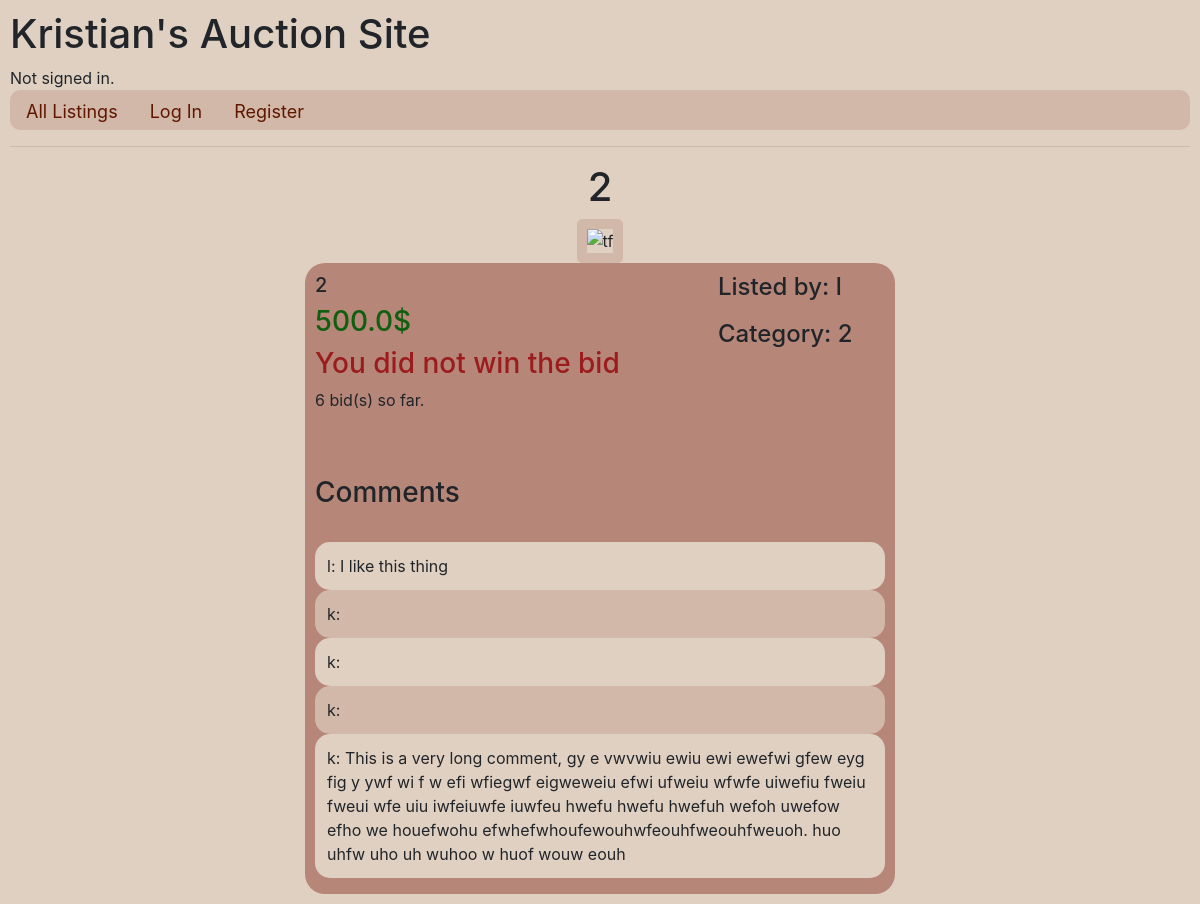
/19, run on the app's committed database.
### auctions/models.py (models this page shows, shortened)
class Listings(models.Model):
    id = models.AutoField(primary_key=True)
    name = models.CharField(max_length=50)
    closed = models.BooleanField(default=False)
    description = models.CharField(max_length=150)
    category = models.CharField(max_length=30)
    img_url = models.CharField(max_length=100000, blank=True)
    current_bid = models.FloatField(default=0.0)
    user = models.ForeignKey(User, on_delete=models.CASCADE, related_name="listings")
    num_bid = models.IntegerField(default=0)
    user_bid = models.ForeignKey(
        User,
        on_delete=models.SET_NULL,
        null=True,
        default=None,
        related_name="user_bid",
    )
    bidders = models.ManyToManyField(User, related_name="bidders_listing", blank=True)

class User(AbstractUser):
    pass

class Comments(models.Model):
    listing = models.ForeignKey(
        Listings, on_delete=models.CASCADE, related_name="comments"
    )
    comment = models.CharField(max_length=500, default="")
    user = models.ForeignKey(
        User,
        on_delete=models.SET_NULL,
        null=True,
        default=None,
        related_name="user",
    )

### auctions/views.py (the view)
# urls.py: path("<str:id>", views.listing, name="listing")
def listing(request, id, only_show=False):
    listing = ret_listing(id)
    comments = return_com(listing)
    error_msg = ""
    watchlist_Exist = False
    if request.method == "POST" and only_show == False:
        error_msg = make_bid(request, listing)
    watchlist_Exist = Watchlist.objects.filter(
        listing_id=listing.id, user_id=request.user.id
    ).exists()
    bid_status = bid_won(listing, request.user)
    print(bid_status, '-----------------------------------------------')
    return render(
        request,
        "auctions/listing.html",
        {
            "listing": listing,
            "login_user_id": request.user.id,
            "watchlisted": watchlist_Exist,
            "error_msg": error_msg,
            "comments": comments,
            "bid_won": bid_status,
        },
    )

### auctions/views.py (called while the page is built)
def bid_won(listing, user):
    if listing.num_bid == 0 or not listing.closed:
        return None
    list_user_id = listing.user_bid.id
    user_id = user.id
    closed = listing.closed
    if list_user_id == user_id and closed:
        return True
    return False

def return_com(listing):
    comments = []
    c = Comments.objects.filter(listing__id=listing.id)
    for e in c:
        comments.append({"username": e.user.username, "text": e.comment})
    return comments

def ret_listing(id):
    return Listings.objects.get(id=int(id))

### auctions/templates/auctions/listing.html (shortened to what this page needs)
{% extends "auctions/layout.html" %}
{% load static %}
{% block body %}
<div class="single_list">
    <h1>{{listing.name}}</h1>
    {%if listing.img_url %}
    <img src="{{ listing.img_url }}" alt="Listing is provided with no image"
        onerror="this.onerror=null;this.src='{% static 'auctions/noimg.jpg' %}';">
    {% else %}
    <img src="{% static 'auctions/noimg.jpg' %}" alt="tf" srcset="">
    {% endif %}
    <div class="under_img">
        <div class="over_com">
            <div class="price">
                <h5>{{ listing.description }}</h5>
                <h3>{{ listing.current_bid }}$</h3>
                {% if bid_won == True %}
                <h3 class="green">You won the bid!</h3>
                {% elif bid_won == False %}
                <h3><span class="error">You did not win the bid </span></h3>
                {% endif %}
                <p>{{listing.num_bid}} bid(s) so far.
                </p>
            </div>
            <div class="details">
                <h4>Listed by: {{ listing.user }}</h4>
                <h4>Category: {{ listing.category }}</h4>
            </div>
        </div>
        <br><br>
        <div class="comments">
            <h3>Comments</h3>
            <br>
            <table class="table">
                {% for comment in comments %}
                <tr>
                    <td class="comment">{{comment.username}}: {{comment.text}}</td>
                </tr>
                {%endfor%}
            </table>
        </div>
    </div>
</div>
{% endblock %}

### auctions/templates/auctions/layout.html (shortened to what this page needs)
{% load static %}
<!DOCTYPE html>
<html lang="en">
<head>
    <link rel="stylesheet" href="https://stackpath.bootstrapcdn.com/bootstrap/4.4.1/css/bootstrap.min.css"
>
    <link href="{% static 'auctions/styles.css' %}" rel="stylesheet">
</head>
<body>
    <h1>Kristian's Auction Site</h1>
    <div>
        {% if user.is_authenticated %}
        Signed in as <strong>{{ user.username }}</strong>.
        {% else %}
        Not signed in.
        {% endif %}
    </div>
    <ul class="nav">
        <li class="nav-item">
            <a class="nav-link" href="{% url 'index' %}">All Listings</a>
        </li>
        {% if user.is_authenticated %}
        <li class="nav-item">
            <a class="nav-link" href="{% url 'watchlist' 0 %}">Watchlist</a>
        </li>
        <li class="nav-item">
            <a class="nav-link" href="{% url 'your' %}">My Active Listings</a>
        </li>
        <li class="nav-item">
            <a class="nav-link" href="{% url 'bids' %}">My Bids</a>
        </li>
        <li class="nav-item">
            <a class="nav-link" href="{% url 'create' %}">Create Listing</a>
        </li>
        <li class="nav-item">
            <a class="nav-link" href="{% url 'logout' %}">Log Out</a>
        </li>
        {% else %}
        <li class="nav-item">
            <a class="nav-link" href="{% url 'login' %}">Log In</a>
        </li>
        <li class="nav-item">
            <a class="nav-link" href="{% url 'register' %}">Register</a>
        </li>
        {% endif %}
    </ul>
    <hr>
    {% block body %}
    {% endblock %}
</body>
</html>

### auctions/static/auctions/styles.css (style rules this page uses)
body { background-color: #E0D0C1; padding: 10px; }
.nav { background-color: #D2B8A9; border-radius: 10px; height: 40px; }
.nav-link { color: #601700; text-decoration: none; font-size: large; }
.error { color: rgb(155, 28, 28); }
.single_list { display: flex; flex-direction: column; align-items: center; }
.single_list img { max-height: 500px; width: auto; object-fit: contain; border: solid 10px #D2B8A9; border-radius: 5px; }
.under_img { background-color: #B68679; width: 50%; border-radius: 20px; display: flex; flex-direction: column; }
.over_com { display: flex; flex-direction: row; justify-content: space-between; }
.comments { margin-left: 10px; margin-right: 10px; }
.details { display: flex; flex-direction: column; gap: 10px; width: 30%; margin-top: 10px; }
.price { margin-left: 10px; margin-top: 10px; }
.price h3 { color: rgb(15, 95, 15); }
.table tr:nth-child(odd) { background-color: #E0D0C1; }
.table tr:nth-child(even) { background-color: #D2B8A9; }
.table td { border-radius: 15px; border: none; }
.comment { word-wrap: break-word; overflow-wrap: break-word; white-space: normal; max-width: 100%; }
.table { table-layout: fixed; }

### data on the page
Listings: name "2", description "2", current_bid "500.0", num_bid "6", user "l", category "2"
Comments: text "I like this thing"
Comments: text "This is a very long comment, gy e vwvwiu ewiu ewi ewefwi gfew eyg fig y ywf wi f w efi wfiegwf eigweweiu efwi ufweiu wfwfe uiwefiu fweiu fweui wfe uiu iwfeiuwfe iuwfeu hwefu hwefu hwefuh wefoh uwefow efho we houefwohu efwhefwhoufewouhwfeouhfweouhfweuoh. huo uhfw uho uh wuhoo w huof wouw eouh"

### other printed values
{{ comment.username }} "l" "k" "k" "k" "k"
